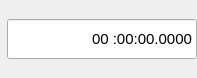
<?xml version="1.0" encoding="UTF-8"?>
<ui version="4.0">
 <class>tlinsWCoordinateDeclination</class>
 <widget class="QWidget" name="tlinsWCoordinateDeclination">
  <property name="geometry">
   <rect>
    <x>0</x>
    <y>0</y>
    <width>197</width>
    <height>78</height>
   </rect>
  </property>
  <property name="sizePolicy">
   <sizepolicy hsizetype="Expanding" vsizetype="Preferred">
    <horstretch>0</horstretch>
    <verstretch>0</verstretch>
   </sizepolicy>
  </property>
  <property name="minimumSize">
   <size>
    <width>165</width>
    <height>40</height>
   </size>
  </property>
  <property name="maximumSize">
   <size>
    <width>16777215</width>
    <height>16777215</height>
   </size>
  </property>
  <property name="windowTitle">
   <string>Form</string>
  </property>
  <layout class="QHBoxLayout" name="horizontalLayout">
   <property name="spacing">
    <number>0</number>
   </property>
   <property name="leftMargin">
    <number>0</number>
   </property>
   <property name="topMargin">
    <number>0</number>
   </property>
   <property name="rightMargin">
    <number>0</number>
   </property>
   <property name="bottomMargin">
    <number>0</number>
   </property>
   <item>
    <widget class="QLabel" name="label">
     <property name="text">
      <string/>
     </property>
    </widget>
   </item>
   <item>
    <widget class="QLineEdit" name="dc">
     <property name="sizePolicy">
      <sizepolicy hsizetype="Expanding" vsizetype="Minimum">
       <horstretch>0</horstretch>
       <verstretch>0</verstretch>
      </sizepolicy>
     </property>
     <property name="minimumSize">
      <size>
       <width>0</width>
       <height>40</height>
      </size>
     </property>
     <property name="maximumSize">
      <size>
       <width>16777215</width>
       <height>40</height>
      </size>
     </property>
     <property name="font">
      <font>
       <pointsize>11</pointsize>
       <weight>50</weight>
       <bold>false</bold>
      </font>
     </property>
     <property name="inputMask">
      <string>#09:09:09.0000</string>
     </property>
     <property name="text">
      <string>00:00:00.0000</string>
     </property>
     <property name="alignment">
      <set>Qt::AlignRight|Qt::AlignTrailing|Qt::AlignVCenter</set>
     </property>
    </widget>
   </item>
  </layout>
 </widget>
 <resources/>
 <connections/>
</ui>
